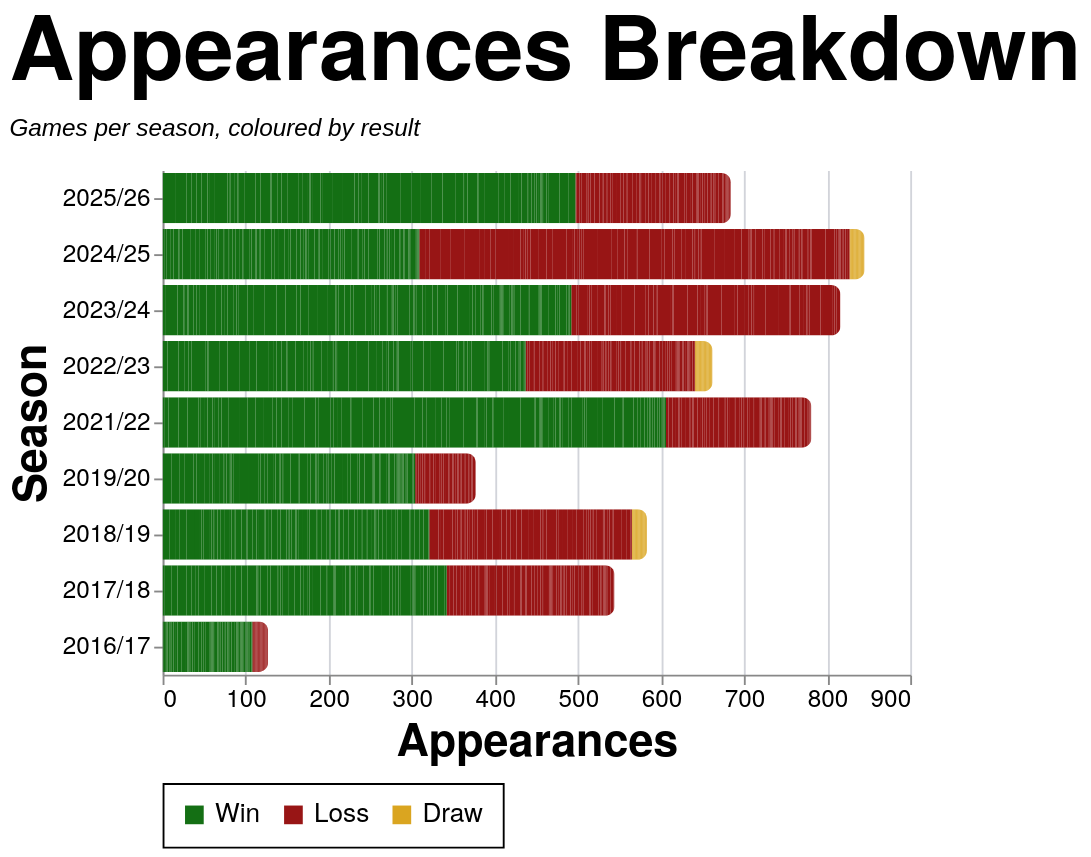

Express this chart as Vega-Lite.
### Vega-Lite specification from a JSON file in a GitHub repository (floating-point values rounded to 4 significant figures; data arrays with more than 128 entries replaced by an {"elided": "..."} marker saying what was removed)
{"config": {"axis": {"labelFont": "PT Sans Narrow, Helvetica Neue, Helvetica, Arial, sans-serif", "titleFont": "PT Sans Narrow, Helvetica Neue, Helvetica, Arial, sans-serif", "labelFontSize": 13, "titleFontSize": 24, "gridColor": "#202947", "gridOpacity": 0.2, "zindex": 1}, "text": {"font": "Lato, sans-serif"}, "bar": {"cornerRadiusEnd": 5}, "header": {"labelFont": "PT Sans Narrow, Helvetica Neue, Helvetica, Arial, sans-serif", "titleFont": "PT Sans Narrow, Helvetica Neue, Helvetica, Arial, sans-serif", "labelFontSize": 24, "titleFontSize": 28, "labelFontWeight": "bold", "orient": "left"}, "legend": {"labelFont": "PT Sans Narrow, Helvetica Neue, Helvetica, Arial, sans-serif", "titleFont": "PT Sans Narrow, Helvetica Neue, Helvetica, Arial, sans-serif", "labelFontSize": 14, "titleFontSize": 16, "titlePadding": 5, "fillColor": "white", "strokeColor": "black", "padding": 10, "titleFontWeight": "lighter", "titleFontStyle": "italic", "titleColor": "gray", "offset": 10}, "title": {"font": "PT Sans Narrow, Helvetica Neue, Helvetica, Arial, sans-serif", "fontSize": 48, "fontWeight": "bold", "anchor": "start", "align": "center", "titlePadding": 20, "subtitlePadding": 10, "subtitleFontSize": 13, "subtitleColor": "", "subtitleFontStyle": "italic", "offset": 15, "color": "black"}, "axisX": {"labelAngle": 0}, "facet": {"title": null, "header": null, "align": {"row": "each", "column": "each"}}, "resolve": {"scale": {"y": "independent", "facet": "independent"}}, "background": "transparent", "scale": {"offsetBandPaddingOuter": 0.2, "offsetBandPaddingInner": 0.1}, "view": {"stroke": null, "background": "transparent"}}, "data": {"name": "data-08b3cd8c3291b69483192ee9e36b8977"}, "mark": {"type": "bar"}, "encoding": {"color": {"field": "color_value", "legend": {"orient": "bottom", "title": null}, "scale": {"domain": ["Win", "Loss", "Draw"], "range": ["#146f14", "#981515", "goldenrod"]}, "sort": {"field": "sum(apps)", "op": "sum", "order": "descending"}, "type": "nominal"}, "tooltip": [{"field": "player", "title": "Player", "type": "nominal"}, {"field": "season", "title": "Season", "type": "nominal"}, {"field": "color_value", "title": "Group", "type": "nominal"}, {"aggregate": "sum", "field": "apps", "title": "Appearances", "type": "quantitative"}], "x": {"aggregate": "sum", "field": "apps", "title": "Appearances", "type": "quantitative"}, "y": {"field": "season", "sort": {"field": "season_sort", "op": "max", "order": "descending"}, "title": "Season", "type": "nominal"}}, "height": {"step": 30}, "title": {"text": "Appearances Breakdown", "subtitle": "Games per season, coloured by result"}, "width": 400, "$schema": "https://vega.github.io/schema/vega-lite/v5.20.1.json", "datasets": {"data-08b3cd8c3291b69483192ee9e36b8977": {"elided": "2502 records"}}}
